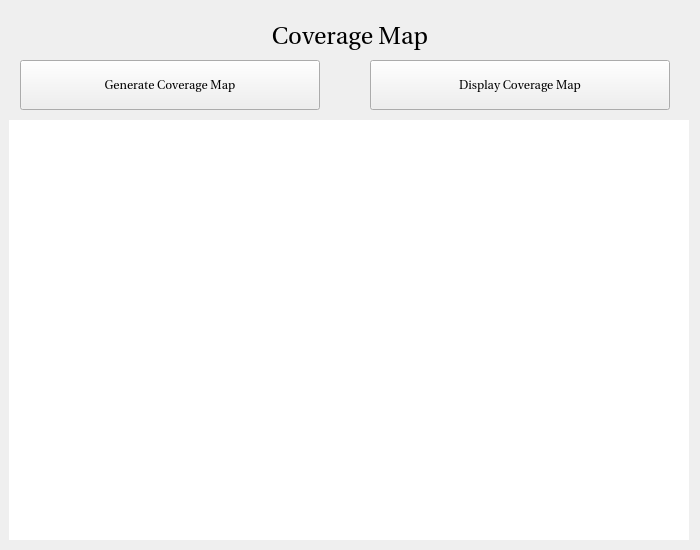
<?xml version="1.0" encoding="UTF-8"?>
<ui version="4.0">
 <class>CovMapPopup</class>
 <widget class="QWidget" name="CovMapPopup">
  <property name="geometry">
   <rect>
    <x>0</x>
    <y>0</y>
    <width>700</width>
    <height>550</height>
   </rect>
  </property>
  <property name="font">
   <font>
    <family>Utopia</family>
   </font>
  </property>
  <property name="windowTitle">
   <string>Coverage Map Display</string>
  </property>
  <property name="styleSheet">
   <string notr="true"/>
  </property>
  <widget class="QLabel" name="title">
   <property name="geometry">
    <rect>
     <x>0</x>
     <y>10</y>
     <width>700</width>
     <height>51</height>
    </rect>
   </property>
   <property name="font">
    <font>
     <pointsize>18</pointsize>
    </font>
   </property>
   <property name="text">
    <string>Coverage Map</string>
   </property>
   <property name="alignment">
    <set>Qt::AlignCenter</set>
   </property>
  </widget>
  <widget class="QPushButton" name="makeCovMap">
   <property name="geometry">
    <rect>
     <x>20</x>
     <y>60</y>
     <width>300</width>
     <height>50</height>
    </rect>
   </property>
   <property name="text">
    <string>Generate Coverage Map</string>
   </property>
  </widget>
  <widget class="QPushButton" name="displayCovMap">
   <property name="geometry">
    <rect>
     <x>370</x>
     <y>60</y>
     <width>300</width>
     <height>50</height>
    </rect>
   </property>
   <property name="text">
    <string>Display Coverage Map</string>
   </property>
  </widget>
  <widget class="QLabel" name="covMpImage">
   <property name="geometry">
    <rect>
     <x>9</x>
     <y>120</y>
     <width>680</width>
     <height>420</height>
    </rect>
   </property>
   <property name="styleSheet">
    <string notr="true">background-color: rgb(255, 255, 255);</string>
   </property>
   <property name="text">
    <string/>
   </property>
  </widget>
 </widget>
 <resources/>
 <connections/>
</ui>
